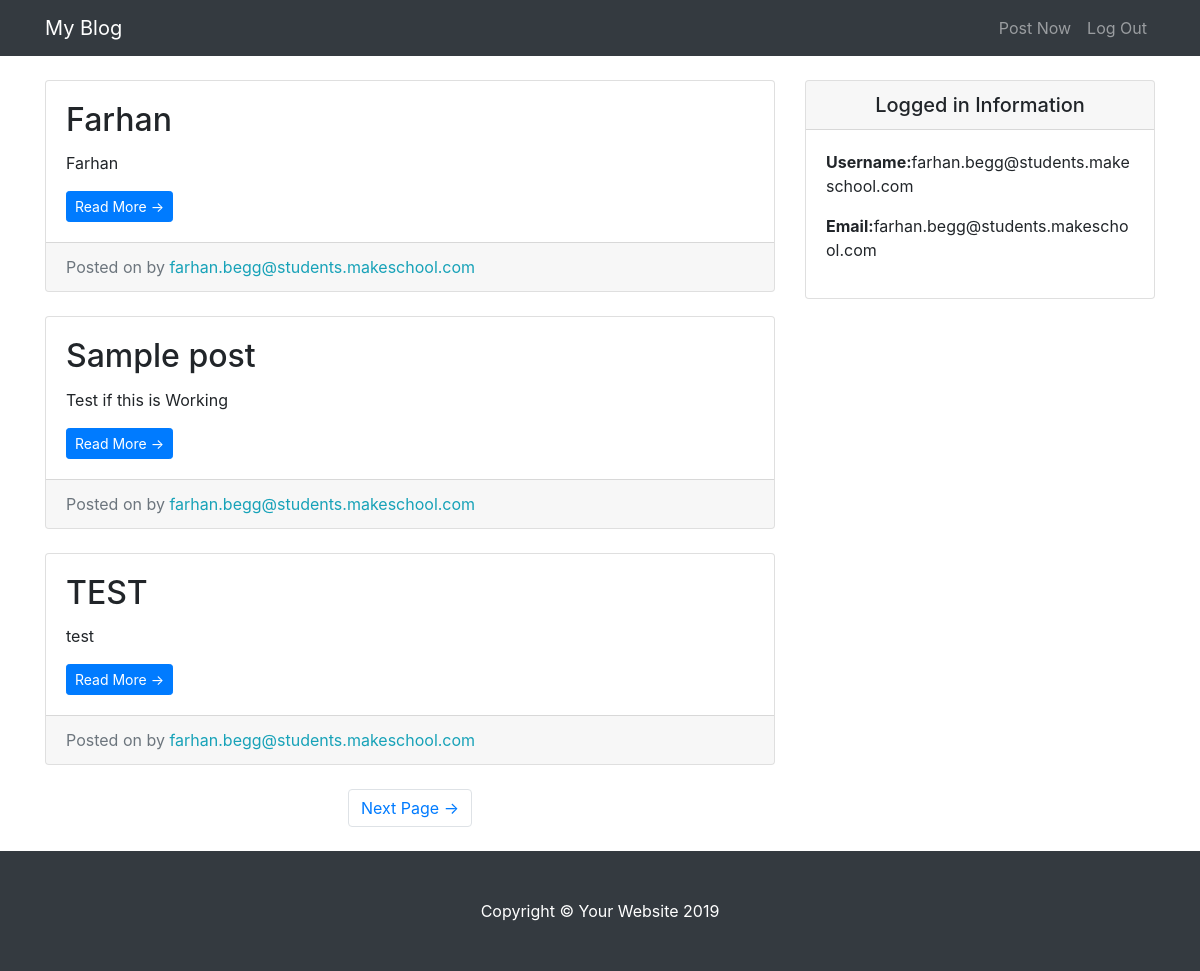
The app's page / (signed in), older data.
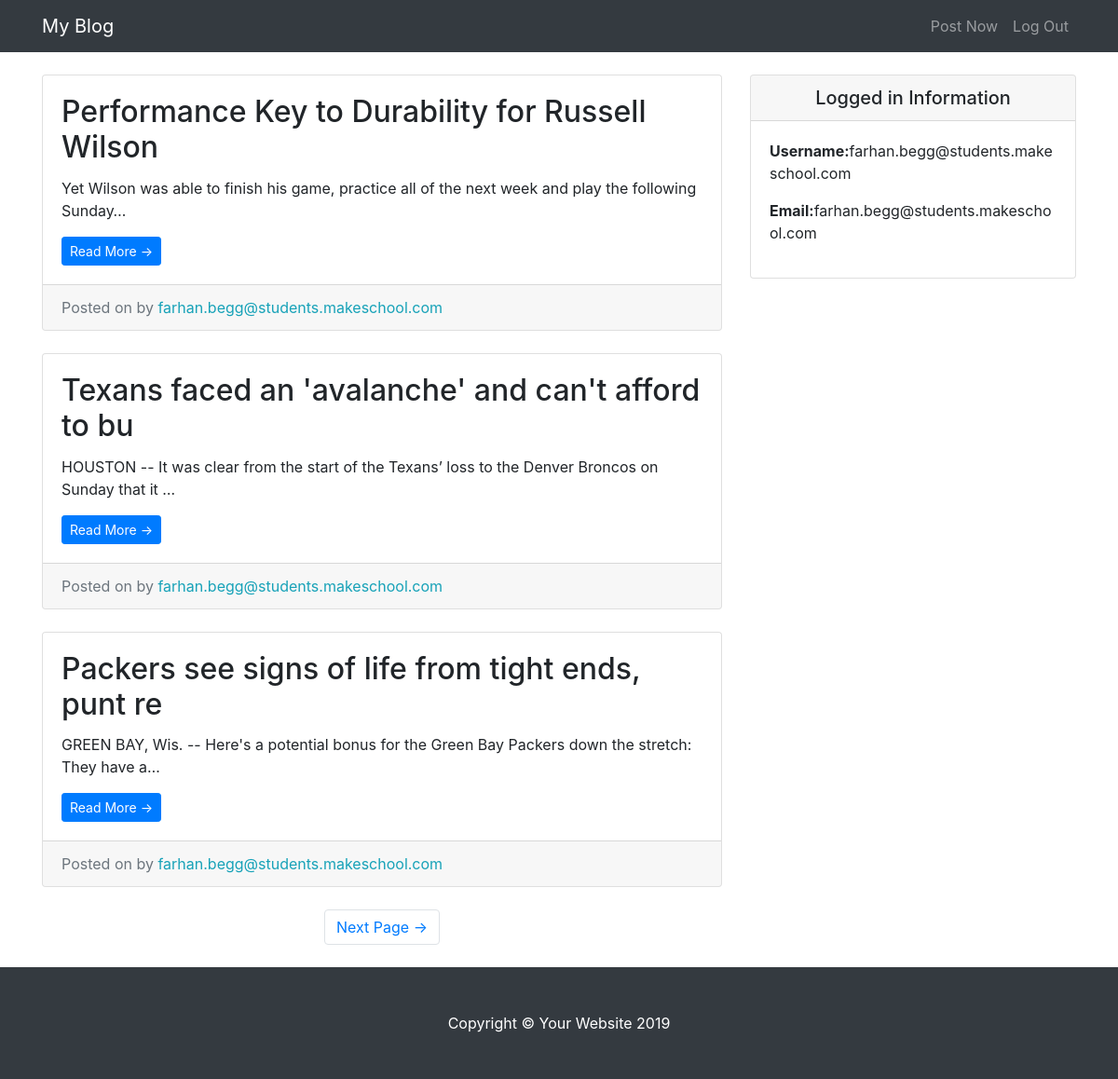
The same page, newer data.
### entries/models.py (models this page shows, shortened)
class Entry(models.Model):
    entry_title = models.CharField(max_length=50)
    entry_text = models.TextField()
    entry_data = models.DateTimeField(auto_now_add=True)
    entry_author = models.ForeignKey(User, on_delete=models.CASCADE)
    class Meta:
        verbose_name_plural = "entries"

### entries/views.py (the view)
# urls.py: path('', HomeView.as_view(), name = 'blog-home'),
class HomeView(LoginRequiredMixin, ListView):
    model = Entry
    template_name = 'entries/index.html'
    context_object_name = "blog_entries"
    paginate_by = 3

### entries/templates/entries/index.html (shortened to what this page needs)
{% extends "entries/base.html" %}
{% block content %}
<div class="col-md-8">
    {% for entry in blog_entries %}
    <div class="card mb-4 mt-4">
        <div class="card-body">
            <h2 class="card-title">{{ entry.entry_title }}</h2>
            <p class="card-text">{{ entry.entry_text|truncatechars:100 }}</p>
            <a href="{% url 'entry-detail' entry.pk %}" class="btn btn-primary btn-sm">Read More &rarr;</a>
        </div>
        <div class="card-footer text-muted">
            Posted on {{ entry.entry_date }} by
            <span class="text-info mr-2">{{ entry.entry_author }}</span>
        </div>
    </div>
    {% endfor %}
    {% if is_paginated %}
    <ul class="pagination justify-content-center mb-4">
        {% if page_obj.has_next %}
        <li class="page-item">
            <a class="page-link" href="?page={{page_obj.next_page_number}}">Next Page &rarr;</a>
        </li>
        {% endif %}
    </ul>
    {% endif %}
</div>
{% endblock %}

### entries/templates/entries/base.html (shortened to what this page needs)
{% load static %}
<!DOCTYPE html>
<html lang="en">
<head>
  <link href="{% static 'entries/vendor/bootstrap/css/bootstrap.min.css' %}" rel="stylesheet">
  <link href="{% static 'entries/css/blog-home.css' %}" rel="stylesheet">
</head>
<body>
  <nav class="navbar navbar-expand-lg navbar-dark bg-dark fixed-top">
    <div class="container">
      <a class="navbar-brand" href="{% url 'blog-home' %}">My Blog</a>
      <div class="collapse navbar-collapse" id="navbarResponsive">
        <ul class="navbar-nav ml-auto">
          <li class="nav-item">
            <a class="nav-link" href="{% url 'create_entry' %}">Post Now</a>
          </li>
          <li class="nav-item">
            <a class="nav-link" href="{% url 'logout' %}">Log Out</a>
          </li>
        </ul>
      </div>
    </div>
  </nav>
  <div class="container">
    <div class="row">
      {% block content %} {% endblock %}
      <div class="col-md-4">
        <div class="card my-4">
          <h5 class="card-header text-center">Logged in Information</h5>
          <div class="card-body">
            <ul class="list-unstyled mb-0">
              <li>
                <p> <strong>Username:</strong>{{user.username}}</p>
              </li>
              <li>
                <p> <strong>Email:</strong>{{user.email}}</p>
              </li>
            </ul>
          </div>
        </div>
      </div>
    </div>
  </div>
  <footer class="py-5 bg-dark">
    <div class="container">
      <p class="m-0 text-center text-white">Copyright &copy; Your Website 2019</p>
    </div>
  </footer>
</body>
</html>

### entries/static/entries/css/blog-home.css (style rules this page uses)
body { padding-top: 56px; }

Row changes from the older to the newer data that the page shows:
removed Entry: entry_title "Sample post", entry_text "Test if this is Working", entry_author "farhan.begg@students.makeschool.com"
changed Entry: entry_title "Farhan" → "Performance Key to Durability for Russell Wilson"; entry_text "Farhan" → "Yet Wilson was able to finish his game, practice all of the next week and play the following Sunday…"
changed Entry: entry_title "TEST" → "Texans faced an 'avalanche' and can't afford to bu"; entry_text "test" → "HOUSTON -- It was clear from the start of the Texans’ loss to the Denver Broncos on Sunday that it …"
now on this page (row edited): Entry: entry_title "Packers see signs of life from tight ends, punt re", entry_text "GREEN BAY, Wis. -- Here's a potential bonus for the Green Bay Packers down the stretch: They have a…", entry_author "farhan.begg@students.makeschool.com"
